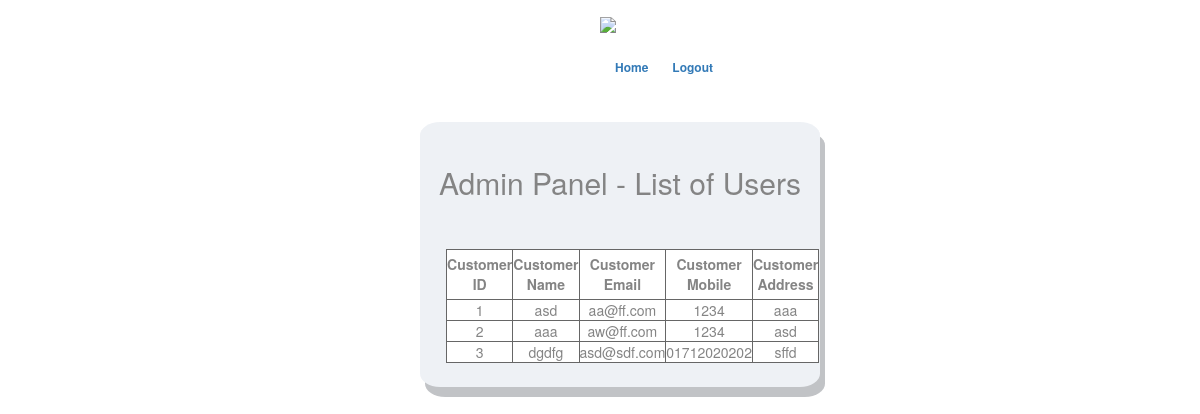
Screenshot of /adsearchuser.php with the database file from the repository.
### tables this page shows
CREATE TABLE `customer` (
  `cuEmail` varchar(40) NOT NULL,
  `cuMobile` varchar(40) NOT NULL,
  `cuAddress` varchar(40) NOT NULL,
  `cuName` varchar(40) NOT NULL,
  `cuId` int(11) NOT NULL
);

### adsearchuser.php (the view, shortened to what this page needs)
<!DOCTYPE html>
<html class="no-js">
<html lang="en-US">
<head>
    <link rel="stylesheet" type="text/css" href="css/font-awesome.min.css" media="all" />
    <link rel="stylesheet" type="text/css" href="css/normalize.css" media="all" />
    <link rel="stylesheet" type="text/css" href="css/bootstrap.css" media="all" />
    <link rel="stylesheet" type="text/css" href="style.css" media="all" />
</head>
<body class="login">
    <div class="header-area">
        <div class="header-top">
            <div class="container">
                <a href="#"><img src="img/admin.png" style="max-height: 5%;max-width: 5%;margin-left: 50%;opacity:1.0;"></a>
                <div class="menu col-md-5" style="margin-left: 20%;margin-top: 2%">
                    <ul class="list-unstyled list-inline pull-right">
                        <li><a href="adminhome.php">Home</a></li>
						<li><a href="logout.php">Logout</a></li>
                    </ul>
                </div>
            </div>
        </div>
    </div>
    <div class="main-area">
        <div class="login">
            <form class="col-md-4 col-sm-offset-4 text-center" style="margin: 2%;background-color: #e3e8ef;border: 1px #e3e8ef;border-radius: 5%; opacity:0.6;filter: alpha(opacity=60);text-align: center;margin-left: 35%;padding-top: 2%;padding-bottom: 2%;box-shadow: 5px 10px #989ba0;">
                <h2>Admin Panel - List of Users</h2>
                <br>
                <br>
                <table style="background:white;border:1px solid black;" class="text-center">
                <thead>
                    <tr style="padding-left: 10px;">
                        <th style="border:1px solid black">Customer ID</th>
                        <th style="border:1px solid black">Customer Name</th>
                        <th style="border:1px solid black">Customer Email</th>
                        <th style="border:1px solid black">Customer Mobile</th>
                        <th style="border:1px solid black">Customer Address</th>
                    </tr>
                </thead>
                <tbody>
                    <?php
                    $con=mysqli_connect("localhost","root","");
                    mysqli_select_db($con,'medicineguide');
                        $resul = mysqli_query($con,"SELECT * FROM customer;") or die("Failed to fetch".mysql_error());
                    while( $row = mysqli_fetch_assoc( $resul) ){
                                    echo "<tr><td>{$row['cuId']}</td><td>{$row['cuName']}</td><td>{$row['cuEmail']}</td><td>{$row['cuMobile']}</td><td>{$row['cuAddress']}</td></tr>\n";
                                        }
                    ?>
                  </tbody>
                </table>
            </form>
            <br>
        </div>
    </div>
</body>
</html>

### style.css (style rules this page uses)
.header-top { padding: 1%; }
.menu { margin-left: 150px; }
.menu a { text-decoration: none; font-weight: bold; margin-left: 10px; }
.login { background: url(images/13.jpg) no-repeat center center fixed; -webkit-background-size: cover; -moz-background-size: cover; -o-background-size: cover; background-size: cover; }
.login a { font-size: 12px; line-height: 0; }
table, td, th { border: 1px solid black; text-align: center; }
table { border-collapse: collapse; width: 90%; margin-left: 3%; }
th { height: 50px; text-align: center; }

### adsearchuser.php (style rules this page uses)
html { background: url(images/13.jpg) no-repeat center center fixed; -webkit-background-size: cover; -moz-background-size: cover; -o-background-size: cover; background-size: cover; }

### rows the page displays
customer: cuId "1", cuName "asd", cuEmail "aa@ff.com", cuMobile "1234", cuAddress "aaa"
customer: cuId "2", cuName "aaa", cuEmail "aw@ff.com", cuMobile "1234", cuAddress "asd"
customer: cuId "3", cuName "dgdfg", cuEmail "asd@sdf.com", cuMobile "01712020202", cuAddress "sffd"
